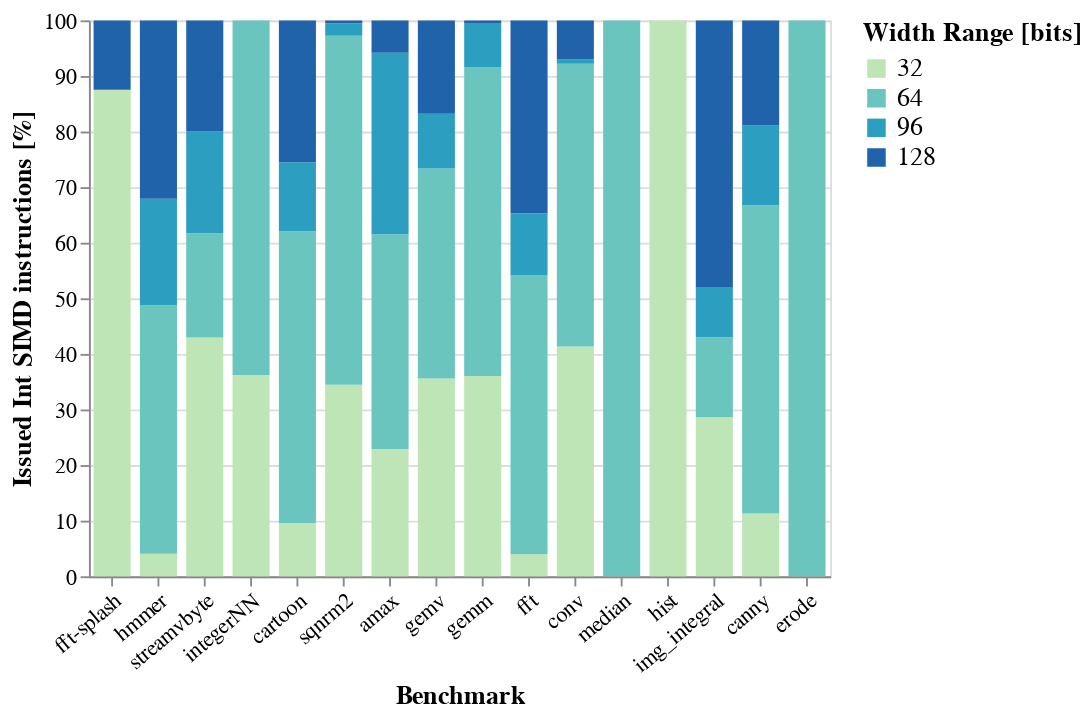

This figure's notebook cell:
### Code cell
df = pd.melt(df_width_group, id_vars='Benchmark', var_name='Width Range', value_name='SIMD Percentage')

df['Width Range'] = pd.to_numeric(df['Width Range'])

fig_width = alt.Chart(df).mark_bar(size=20).encode(
    x=alt.X(
        'Benchmark:N',
        axis=alt.Axis(labelAngle=-40),
        sort=bench_order
    ),
    y=alt.Y(
        'SIMD Percentage:Q',
        scale=alt.Scale(domain=(0, 100)),
        title="Issued Int SIMD instructions [%]"
    ),
    color=alt.Color(
        'Width Range:O',
        scale=alt.Scale(scheme='yellowgreenblue'),
        title="Width Range [bits]"
    ),
    order=alt.Order(
        'Width Range:O',
        sort='ascending'
    )
).properties(
    width=alt.Step(25)
).configure_axis(
    labelFontSize=12, titleFontSize=14
).configure_legend(
    titleFontSize=14, labelFontSize=14, orient='right'
)
fig_width

### Figure 1 — Vega-Lite specification as saved in the notebook (floating-point values rounded to 4 significant figures)
{"config": {"view": {"continuousWidth": 400, "continuousHeight": 300}, "axis": {"labelFontSize": 12, "titleFontSize": 14}, "legend": {"labelFontSize": 14, "orient": "right", "titleFontSize": 14}}, "data": {"name": "data-b8fcadbcf365f05da6a6bef9c35fed29"}, "mark": {"type": "bar", "size": 20}, "encoding": {"color": {"type": "ordinal", "field": "Width Range", "scale": {"scheme": "yellowgreenblue"}, "title": "Width Range [bits]"}, "order": {"type": "ordinal", "field": "Width Range", "sort": "ascending"}, "x": {"type": "nominal", "axis": {"labelAngle": -40}, "field": "Benchmark", "sort": ["freqmine", "swaptions", "swaptions-parvec", "streamcluster-parvec", "barnes", "raytrace", "fft-splash", "libquantum", "hmmer", "streamvbyte", "integerNN", "cartoon", "ger", "sqnrm2", "amax", "gemv", "gemm", "fft", "conv", "median", "hist", "img_integral", "canny", "erode"]}, "y": {"type": "quantitative", "field": "SIMD Percentage", "scale": {"domain": [0, 100]}, "title": "Issued Int SIMD instructions [%]"}}, "width": {"step": 25}, "$schema": "https://vega.github.io/schema/vega-lite/v4.0.0.json", "datasets": {"data-b8fcadbcf365f05da6a6bef9c35fed29": [{"Benchmark": "amax", "Width Range": 32, "SIMD Percentage": 22.91}, {"Benchmark": "canny", "Width Range": 32, "SIMD Percentage": 11.28}, {"Benchmark": "cartoon", "Width Range": 32, "SIMD Percentage": 9.579}, {"Benchmark": "conv", "Width Range": 32, "SIMD Percentage": 41.33}, {"Benchmark": "erode", "Width Range": 32, "SIMD Percentage": 2.788e-06}, {"Benchmark": "fft", "Width Range": 32, "SIMD Percentage": 3.975}, {"Benchmark": "fft-splash", "Width Range": 32, "SIMD Percentage": 87.5}, {"Benchmark": "gemm", "Width Range": 32, "SIMD Percentage": 36.04}, {"Benchmark": "gemv", "Width Range": 32, "SIMD Percentage": 35.57}, {"Benchmark": "hist", "Width Range": 32, "SIMD Percentage": 100.0}, {"Benchmark": "hmmer", "Width Range": 32, "SIMD Percentage": 4.044}, {"Benchmark": "img_integral", "Width Range": 32, "SIMD Percentage": 28.59}, {"Benchmark": "integerNN", "Width Range": 32, "SIMD Percentage": 36.19}, {"Benchmark": "median", "Width Range": 32, "SIMD Percentage": 8.95e-06}, {"Benchmark": "sqnrm2", "Width Range": 32, "SIMD Percentage": 34.46}, {"Benchmark": "streamvbyte", "Width Range": 32, "SIMD Percentage": 42.95}, {"Benchmark": "amax", "Width Range": 64, "SIMD Percentage": 38.62}, {"Benchmark": "canny", "Width Range": 64, "SIMD Percentage": 55.47}, {"Benchmark": "cartoon", "Width Range": 64, "SIMD Percentage": 52.51}, {"Benchmark": "conv", "Width Range": 64, "SIMD Percentage": 50.88}, {"Benchmark": "erode", "Width Range": 64, "SIMD Percentage": 100.0}, {"Benchmark": "fft", "Width Range": 64, "SIMD Percentage": 50.15}, {"Benchmark": "fft-splash", "Width Range": 64, "SIMD Percentage": 0.00131}, {"Benchmark": "gemm", "Width Range": 64, "SIMD Percentage": 55.46}, {"Benchmark": "gemv", "Width Range": 64, "SIMD Percentage": 37.78}, {"Benchmark": "hist", "Width Range": 64, "SIMD Percentage": 0.0007082}, {"Benchmark": "hmmer", "Width Range": 64, "SIMD Percentage": 44.7}, {"Benchmark": "img_integral", "Width Range": 64, "SIMD Percentage": 14.39}, {"Benchmark": "integerNN", "Width Range": 64, "SIMD Percentage": 63.81}, {"Benchmark": "median", "Width Range": 64, "SIMD Percentage": 100.0}, {"Benchmark": "sqnrm2", "Width Range": 64, "SIMD Percentage": 62.79}, {"Benchmark": "streamvbyte", "Width Range": 64, "SIMD Percentage": 18.78}, {"Benchmark": "amax", "Width Range": 96, "SIMD Percentage": 32.66}, {"Benchmark": "canny", "Width Range": 96, "SIMD Percentage": 14.32}, {"Benchmark": "cartoon", "Width Range": 96, "SIMD Percentage": 12.39}, {"Benchmark": "conv", "Width Range": 96, "SIMD Percentage": 0.7418}, {"Benchmark": "erode", "Width Range": 96, "SIMD Percentage": 0.0}, {"Benchmark": "fft", "Width Range": 96, "SIMD Percentage": 11.18}, {"Benchmark": "fft-splash", "Width Range": 96, "SIMD Percentage": 0.001096}, {"Benchmark": "gemm", "Width Range": 96, "SIMD Percentage": 8.001}, {"Benchmark": "gemv", "Width Range": 96, "SIMD Percentage": 9.868}, {"Benchmark": "hist", "Width Range": 96, "SIMD Percentage": 0.001123}, {"Benchmark": "hmmer", "Width Range": 96, "SIMD Percentage": 19.19}, {"Benchmark": "img_integral", "Width Range": 96, "SIMD Percentage": 9.064}, {"Benchmark": "integerNN", "Width Range": 96, "SIMD Percentage": 0.0}, {"Benchmark": "median", "Width Range": 96, "SIMD Percentage": 0.0}, {"Benchmark": "sqnrm2", "Width Range": 96, "SIMD Percentage": 2.242}, {"Benchmark": "streamvbyte", "Width Range": 96, "SIMD Percentage": 18.3}, {"Benchmark": "amax", "Width Range": 128, "SIMD Percentage": 5.811}, {"Benchmark": "canny", "Width Range": 128, "SIMD Percentage": 18.93}, {"Benchmark": "cartoon", "Width Range": 128, "SIMD Percentage": 25.53}, {"Benchmark": "conv", "Width Range": 128, "SIMD Percentage": 7.047}, {"Benchmark": "erode", "Width Range": 128, "SIMD Percentage": 0.0}, {"Benchmark": "fft", "Width Range": 128, "SIMD Percentage": 34.69}, {"Benchmark": "fft-splash", "Width Range": 128, "SIMD Percentage": 12.49}, {"Benchmark": "gemm", "Width Range": 128, "SIMD Percentage": 0.4898}, {"Benchmark": "gemv", "Width Range": 128, "SIMD Percentage": 16.78}, {"Benchmark": "hist", "Width Range": 128, "SIMD Percentage": 0.0}, {"Benchmark": "hmmer", "Width Range": 128, "SIMD Percentage": 32.07}, {"Benchmark": "img_integral", "Width Range": 128, "SIMD Percentage": 47.95}, {"Benchmark": "integerNN", "Width Range": 128, "SIMD Percentage": 0.0}, {"Benchmark": "median", "Width Range": 128, "SIMD Percentage": 0.0}, {"Benchmark": "sqnrm2", "Width Range": 128, "SIMD Percentage": 0.51}, {"Benchmark": "streamvbyte", "Width Range": 128, "SIMD Percentage": 19.98}]}}
